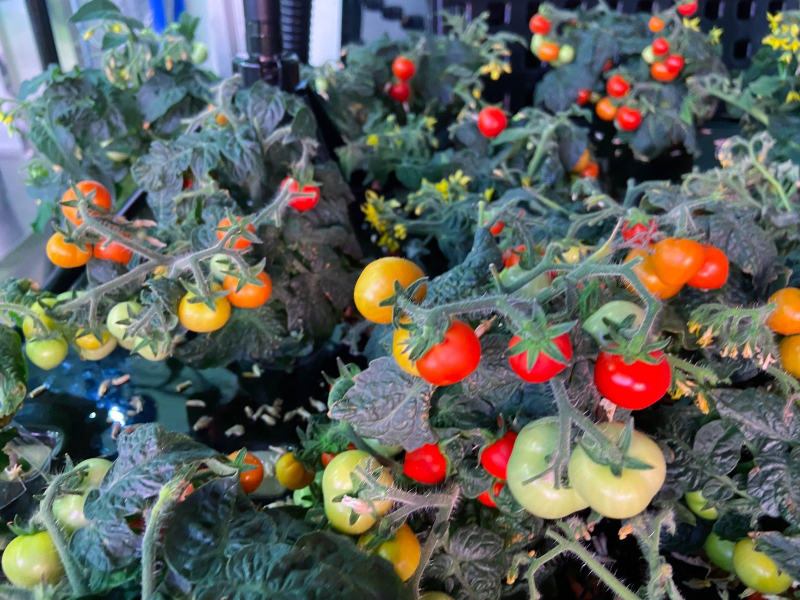
#> input picture assets/sample-0002-mixed-close.jpg, 1600 x 1200 px, given as the content of the folder TomatoPlantfactoryDataset/Images, which was not available (shown at 1/2 size)
$ python make_sample_gallery.py
#> lines starting #> are read from the running program, lines starting #| are printed output that depends on the picture; pictures that were not available may be replaced by others from this repository, and a replacement may not be noted
#!/usr/bin/env python3
"""Build a dense image mosaic from local dataset samples."""

from __future__ import annotations

import argparse
import math
from pathlib import Path

from PIL import Image, ImageOps


IMAGE_EXTENSIONS = {".jpg", ".jpeg", ".png", ".JPG", ".JPEG", ".PNG"}


def parse_args() -> argparse.Namespace:
    parser = argparse.ArgumentParser(
        description="Create a dense preview mosaic for the GitHub README."
    )
    parser.add_argument(
        "--root",
        default=Path("TomatoPlantfactoryDataset"),
        type=Path,
        help="Dataset root containing Images/.",
    )
    parser.add_argument(
        "--out",
        default=Path("assets/sample-gallery-dense.jpg"),
        type=Path,
        help="Output image path.",
    )
    parser.add_argument("--cols", default=20, type=int, help="Number of columns.")
    parser.add_argument(
        "--rows",
        default=0,
        type=int,
        help="Number of rows. Use 0 to fit all selected images.",
    )
    parser.add_argument("--tile-width", default=96, type=int, help="Tile width in pixels.")
    parser.add_argument("--tile-height", default=72, type=int, help="Tile height in pixels.")
    parser.add_argument(
        "--max-images",
        default=0,
        type=int,
        help="Maximum number of images. Use 0 to include all images.",
    )
    parser.add_argument("--quality", default=84, type=int, help="JPEG quality.")
    return parser.parse_args()


def list_images(images_dir: Path) -> list[Path]:
    return sorted(path for path in images_dir.iterdir() if path.suffix in IMAGE_EXTENSIONS)


def evenly_sample(items: list[Path], count: int) -> list[Path]:
    if count <= 0 or count >= len(items):
        return items
    if count == 1:
        return [items[0]]

    step = (len(items) - 1) / (count - 1)
    return [items[round(index * step)] for index in range(count)]


def main() -> int:
    args = parse_args()
    images_dir = args.root / "Images"
    images = list_images(images_dir)

    if not images:
        raise SystemExit(f"No images found in {images_dir}")
    if args.cols <= 0 or args.tile_width <= 0 or args.tile_height <= 0:
        raise SystemExit("--cols, --tile-width and --tile-height must be positive")

    images = evenly_sample(images, args.max_images)
    rows = args.rows or math.ceil(len(images) / args.cols)
    capacity = args.cols * rows
    images = evenly_sample(images, capacity)

    canvas = Image.new("RGB", (args.cols * args.tile_width, rows * args.tile_height), "white")
#> canvas: PIL image 1920x72 RGB; every value is 255

    for index, image_path in enumerate(images):
        with Image.open(image_path) as image:
#> image is the input picture: PIL image 1600x1200 RGB; mean R, G, B 94.3, 97.9, 92
            image = ImageOps.exif_transpose(image).convert("RGB")
            tile = ImageOps.fit(
                image,
                (args.tile_width, args.tile_height),
                method=Image.Resampling.LANCZOS,
                centering=(0.5, 0.5),
            )
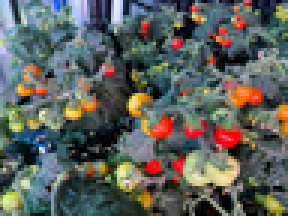
#> tile: PIL image 96x72 RGB (shown 3 times larger); mean R, G, B 94.3, 98, 92.1
        x = (index % args.cols) * args.tile_width
        y = (index // args.cols) * args.tile_height
        canvas.paste(tile, (x, y))
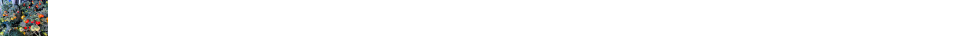
#> canvas: PIL image 1920x72 RGB (shown at 1/2 size); mean R, G, B 247, 247.1, 246.9

    args.out.parent.mkdir(parents=True, exist_ok=True)
    canvas.save(args.out, quality=args.quality, optimize=True, progressive=True)

    print(f"Wrote {args.out} ({len(images)} images, {args.cols}x{rows})")
    print(f"Canvas: {canvas.width}x{canvas.height}px")
#| Canvas: 1920x72px
    return 0


if __name__ == "__main__":
    raise SystemExit(main())
#> (the program exits here)

$ run again, on assets/sample-0248-dense-mature.jpg
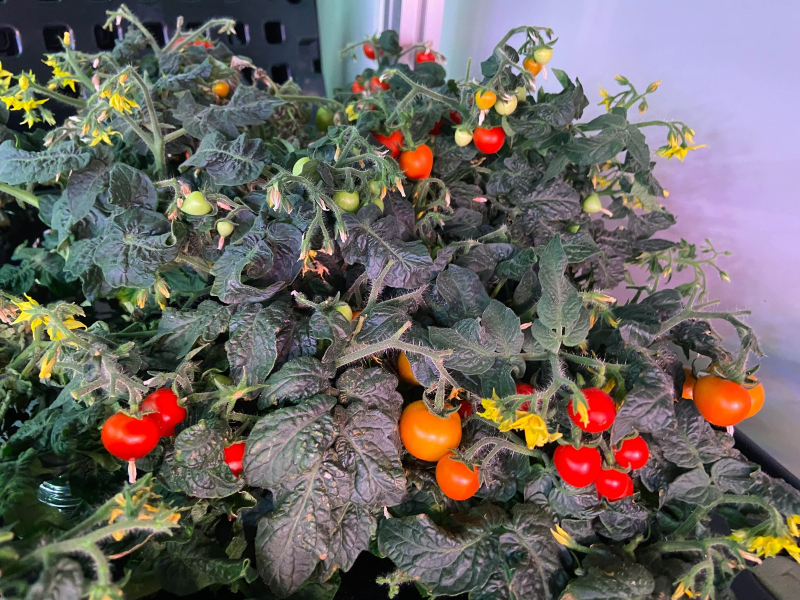
#> input picture assets/sample-0248-dense-mature.jpg, 1600 x 1200 px, given as the content of the folder TomatoPlantfactoryDataset/Images, which was not available (shown at 1/2 size)
#> in main, image is the input picture: PIL image 1600x1200 RGB; mean R, G, B 107.9, 102.3, 98.5
#> in main, `tile = ImageOps.fit( image, (args.tile_width, args.tile_height), metho..`:
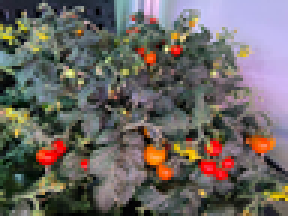
#> tile: PIL image 96x72 RGB (shown 3 times larger); mean R, G, B 107.8, 102.3, 98.6
#> in main, `canvas.paste(tile, (x, y))`:
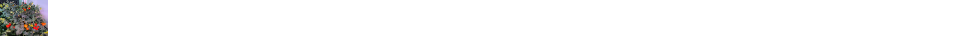
#> canvas: PIL image 1920x72 RGB (shown at 1/2 size); mean R, G, B 247.6, 247.4, 247.2
#| Canvas: 1920x72px

$ run again, on assets/sample-0257-purple-green-wide.jpg
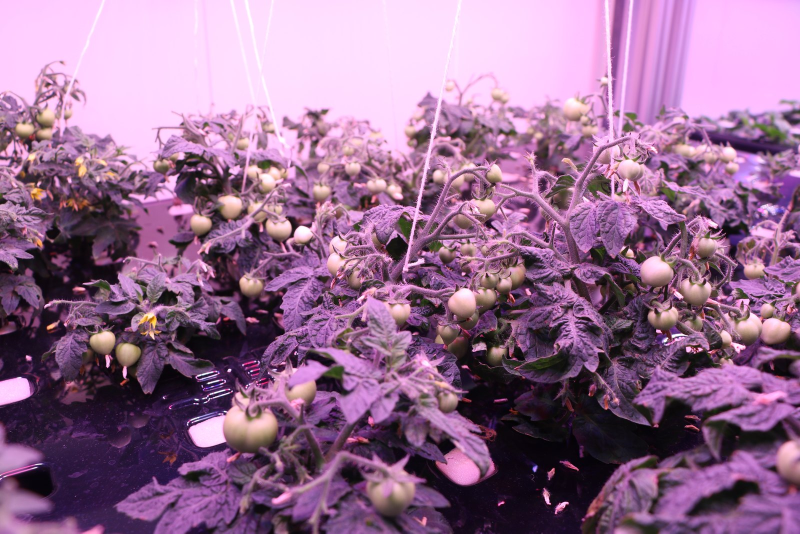
#> input picture assets/sample-0257-purple-green-wide.jpg, 1600 x 1067 px, given as the content of the folder TomatoPlantfactoryDataset/Images, which was not available (shown at 1/2 size)
#> in main, image is the input picture: PIL image 1600x1067 RGB; mean R, G, B 149.2, 108, 143.7
#> in main, `tile = ImageOps.fit( image, (args.tile_width, args.tile_height), metho..`:
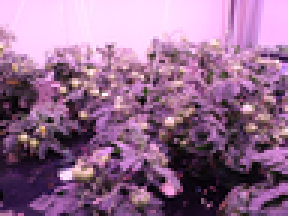
#> tile: PIL image 96x72 RGB (shown 3 times larger); mean R, G, B 148.7, 108.1, 143
#> in main, `canvas.paste(tile, (x, y))`:
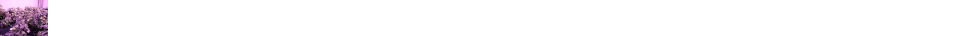
#> canvas: PIL image 1920x72 RGB (shown at 1/2 size); mean R, G, B 249.7, 247.7, 249.4
#| Canvas: 1920x72px
